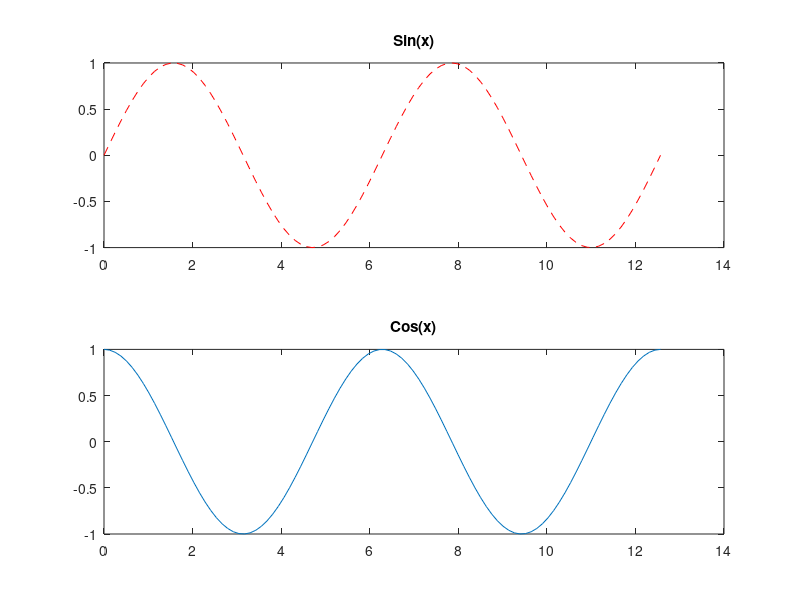
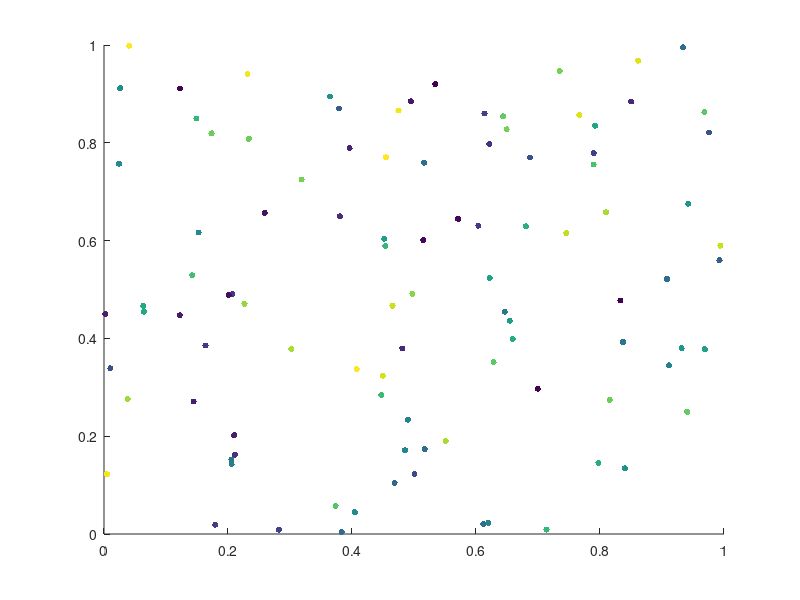

Write MATLAB code to recreate these figures, in order.
%% Inclass assignment 2

% 1. a. fill in this loop with a conditional statement so that it displays
% only the odd numbers

for ii = 1:20
    if mod(ii,2) ~= 0
      disp(ii)
    end
end

% b. Write a new loop to display the same odd numbers which doesn't use a conditional statement 

for ii= 1:2:19
    disp(ii)
end

% c. display the same odd numbers without a loop or conditional (hint use
%  num2str)
disp(num2str(1:2:19))

%% 2. Vectorize the following code (that is produce the same result in z
%without using a loop). 

%a. 

for ii = 1:100
    z(ii) = ii*ii;
end

ii=1:100
z=ii.^2

%b. 
z = 0;
for ii = 1:100
    z = z + ii;
end

ii=1:100
z=sum(ii)

%c.
xx = rand(50,2);

for ii = 1:50
    z(ii) = sqrt(xx(ii,1)^2+xx(ii,2)^2);
end

xx=rand(50,2);
z2=sqrt(xx(:,1).^2 + xx(:,2).^2)


% d. what is the formula in c computing?
%the formula is the pythagorean theorem, calculating the length of the 

%% plotting

%a. make a plot of sin(x) and cos(x) vs x from x = 0 to 4*pi on the same axis where the graph
%of sin(x) vs x is a red-dashed line and the graph of cos(x) vs x is a
%blue solid line.

x=linspace(0, 4*pi)
s=sin(x)
c=cos(x)
plot(x, s, '--r');
hold on;
plot(x, c);
legend({'sin(x)', 'cos(x)'})

%b. repeat the above but where each graph is in a different subplot in the
% same figure.
pl1=subplot(2,1,1);
x=linspace(0, 4*pi);
s=sin(x);
plot(pl1, x, s, '--r')
title(pl1, 'Sin(x)')

pl2=subplot(2,1,2);
c=cos(x);
plot(pl2, x, c);
title(pl2, 'Cos(x)');

%c. here is some data, imagine they are x and y coordinates for cells. 
xy_dat = rand(100,2);
%plot the data in the xy plane.
figure;
plot(xy_dat)
%now imagine there is some fluorescence data corresponding to the same
%cells
fluor = rand(100,1);
% plot the data in the xy plane but color code the data by the fluorescnece
% values. Hint: see the scatter command
scatter(xy_dat(:,1), xy_dat(:,2),20,fluor,'filled')